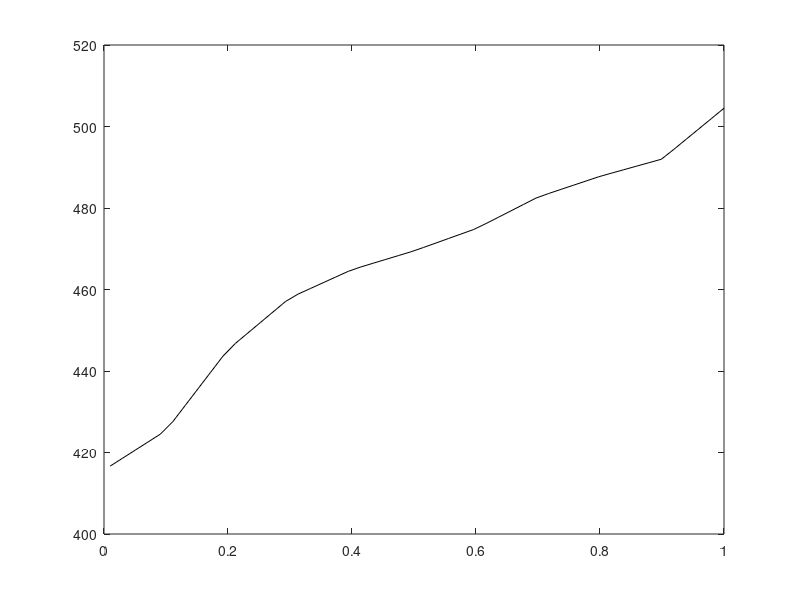

Write the MATLAB code that produced this figure. (Note: this script raises an error after producing the figure.)
clear;
load('cell_curve.mat')
plot(soc,ocv,'k')
xlabel("电池组SoC值",FontSize=14)
ylabel("电池组开路电压值/V",FontSize=14)